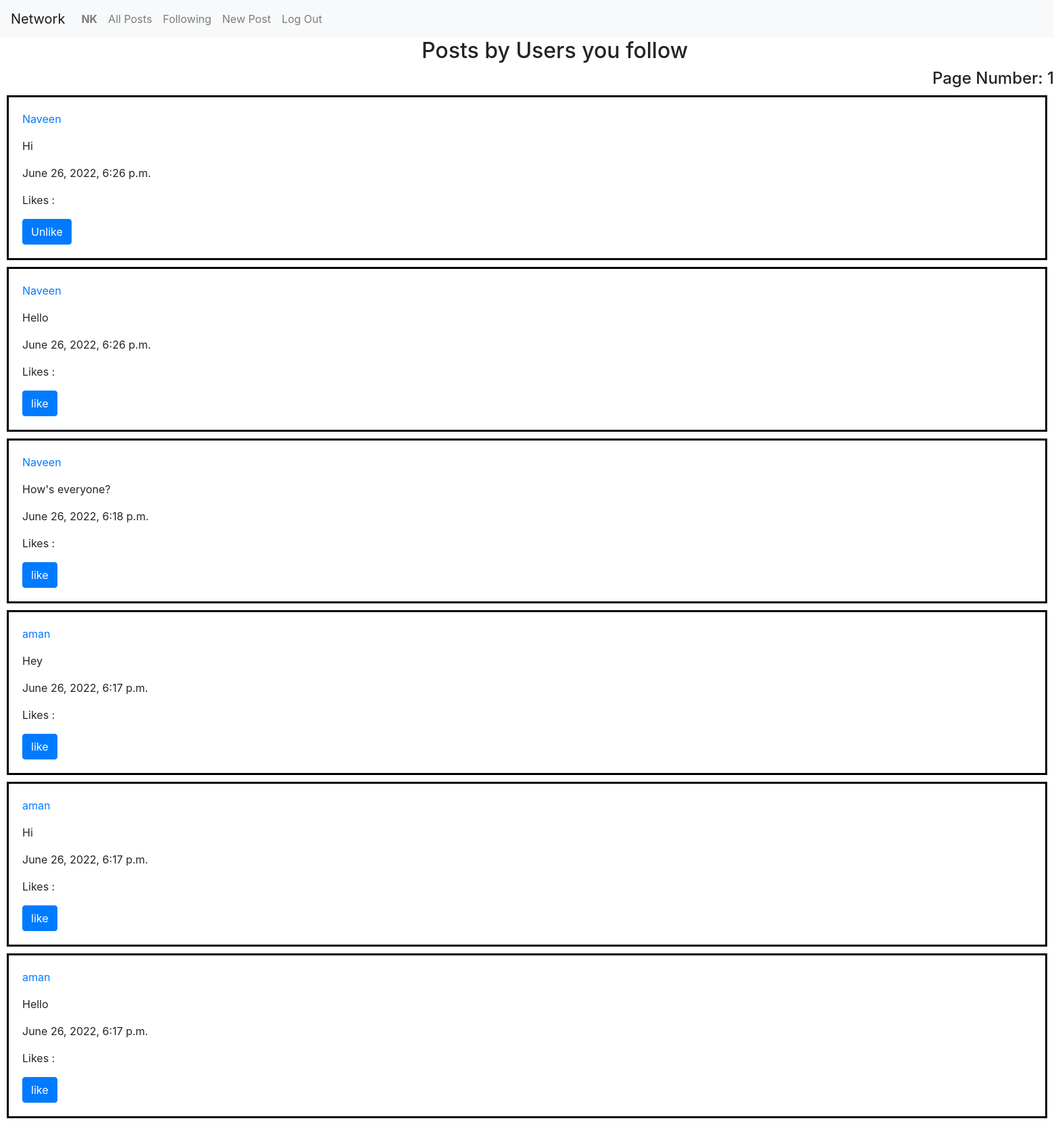
The app's page /following (signed in) with its own data.
### network/models.py (models this page shows, shortened)
class User(AbstractUser):
    followers = models.ManyToManyField("self", symmetrical=False, blank=True, related_name="following")

class Post(models.Model):
    creator =  models.ForeignKey('User', on_delete=PROTECT, default=None, related_name='post_creator' )
    Description = models.CharField(max_length=1064)
    timestamp = models.DateTimeField(default = timezone.now)
    liked_by = models.ManyToManyField('User', default=None, blank=True, related_name='post_likes')

### network/views.py (the view)
# urls.py: path("following", views.following, name="following"),
def following(request):
    viewer = User.objects.get(username = request.user)
    viewer_following_list = viewer.following.all()
    posts = Post.objects.filter(creator__in = viewer_following_list).order_by('-timestamp')
    paginator = Paginator(posts, 10)
    page_number = request.GET.get('page')
    page_obj = paginator.get_page(page_number)
    return render(request, "network/following.html",{
        "posts":posts,
        'page_obj': page_obj,
    })

### network/templates/network/following.html (shortened to what this page needs)
{% extends "network/layout.html" %}
{% load static %}
{% block body %}
 <h2>Posts by Users you follow</h2>
 <div class="Pages">
    <h4 style="text-align: right;">Page Number: {{page_obj.number}}</h4>
</div>
{% for post in page_obj %}
<div class="posts">
        <p> <a href="{% url 'profile' post.creator.username  %}">{{post.creator}}</p></a>
        <p id="pre"> {{post.Description}}</p>
        <p>{{post.timestamp}}</p>
        <p id="like-count -{{post.id}}">Likes :</p>
        {% if user.is_authenticated %}
        <div id="unlike-view-{{post.id}}" style="display: {% if user in post.liked_by.all %} block {% else %} none {% endif %}">
            <button class="btn btn-primary"  value="Unlike" onclick="like_post({{post.id}})" class="likeunlike" id="unlike-{{post.id}}">Unlike</button>
        </div>
        <div id="like-view-{{post.id}}" style="display: {% if user in post.liked_by.all %} none {% else %} block {% endif %}">
            <button class="btn btn-primary" value="like" onclick="like_post({{post.id}})" class="likeunlike" id="like-{{post.id}}">like</button>
        </div>
        {% endif %}
</div>
{% endfor%}
{% endblock %}

### network/templates/network/layout.html (shortened to what this page needs)
{% load static %}
<!DOCTYPE html>
<html lang="en">
    <head>
        <link rel="stylesheet" href="https://stackpath.bootstrapcdn.com/bootstrap/4.4.1/css/bootstrap.min.css">
        <link href="{% static 'network/styles.css' %}" rel="stylesheet">
    </head>
    <body>
        <nav class="navbar navbar-expand-lg navbar-light bg-light">
            <a class="navbar-brand" href="#">Network</a>
            <div>
              <ul class="navbar-nav mr-auto">
                {% if user.is_authenticated %}
                    <li class="nav-item">
                        <a class="nav-link" href="#"><strong>{{ user.username }}</strong></a>
                    </li>
                {% endif %}
                <li class="nav-item">
                  <a class="nav-link" href="{% url 'index' %}">All Posts</a>
                </li>
                {% if user.is_authenticated %}
                    <li class="nav-item">
                        <a class="nav-link" href="{% url 'following' %}">Following</a>
                    </li>
                    <li class="nav-item">
                        <a class="nav-link" href="{% url 'new' %}">New Post</a>
                    </li>
                    <li class="nav-item">
                        <a class="nav-link" href="{% url 'logout' %}">Log Out</a>
                    </li>
                {% endif %}
              </ul>
            </div>
          </nav>
        <div class="body">
            {% block body %}
            {% endblock %}
        </div>
    </body>
</html>

### network/static/network/styles.css (style rules this page uses)
h2 { position: relative; animation-name: h2; animation-duration: 2s; animation-fill-mode: forwards; }
.posts { border: solid; border-color: black; padding: 20px; margin: 10px; }

### records on screen
User: username "NK"
Post: creator "Naveen", Description "Hi", timestamp "June 26, 2022, 6:26 p.m."
Post: creator "Naveen", Description "Hello", timestamp "June 26, 2022, 6:26 p.m."
Post: creator "Naveen", Description "How's everyone?", timestamp "June 26, 2022, 6:18 p.m."
Post: creator "aman", Description "Hey", timestamp "June 26, 2022, 6:17 p.m."
Post: creator "aman", Description "Hi", timestamp "June 26, 2022, 6:17 p.m."
Post: creator "aman", Description "Hello", timestamp "June 26, 2022, 6:17 p.m."

### other values on screen
{{ page_obj.number }} "1"
